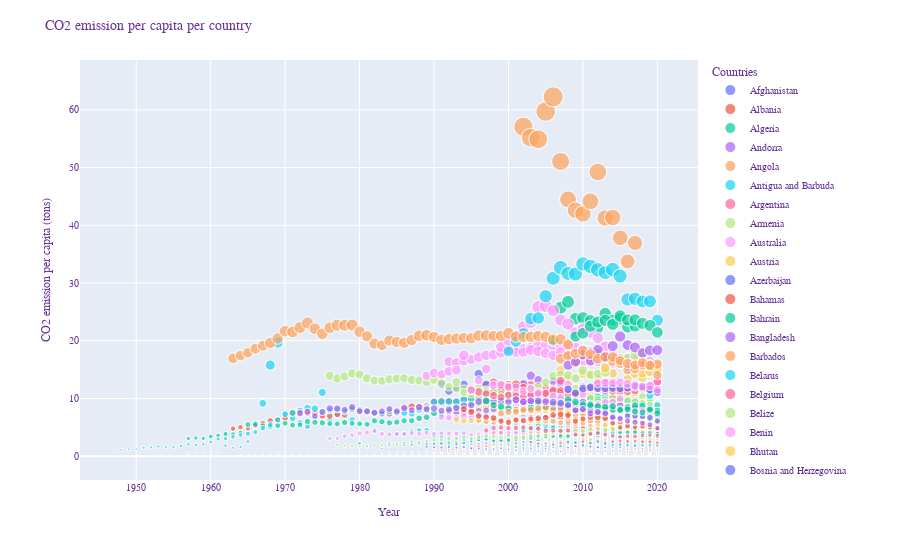

Write notebook code for a chart like this one.
### Markdown cell above
#### 2.5 First visualization and further improvements

We can find extreme values by doing some simple graphs. Below we can see that Kuwait had 6 x more per capita emissions in 1991 than any other country. It makes sense to remove Kuwait.

### Code cell
# Defining re-usable font dict
font_dict=dict(
        family="Courier New, monospace",
        size=10,
        color="RebeccaPurple"
    )

fig = px.scatter(df_historic_clean, y="co2_per_capita", x="year",
                 size="co2_per_capita", color="country", hover_name="country",
                 log_x=False)

fig.update_layout(
    title="CO2 emission per capita per country",
    xaxis_title="Year",
    yaxis_title="CO2 emission per capita (tons)",
    legend_title="Countries",
    font=font_dict
)
fig.show()
